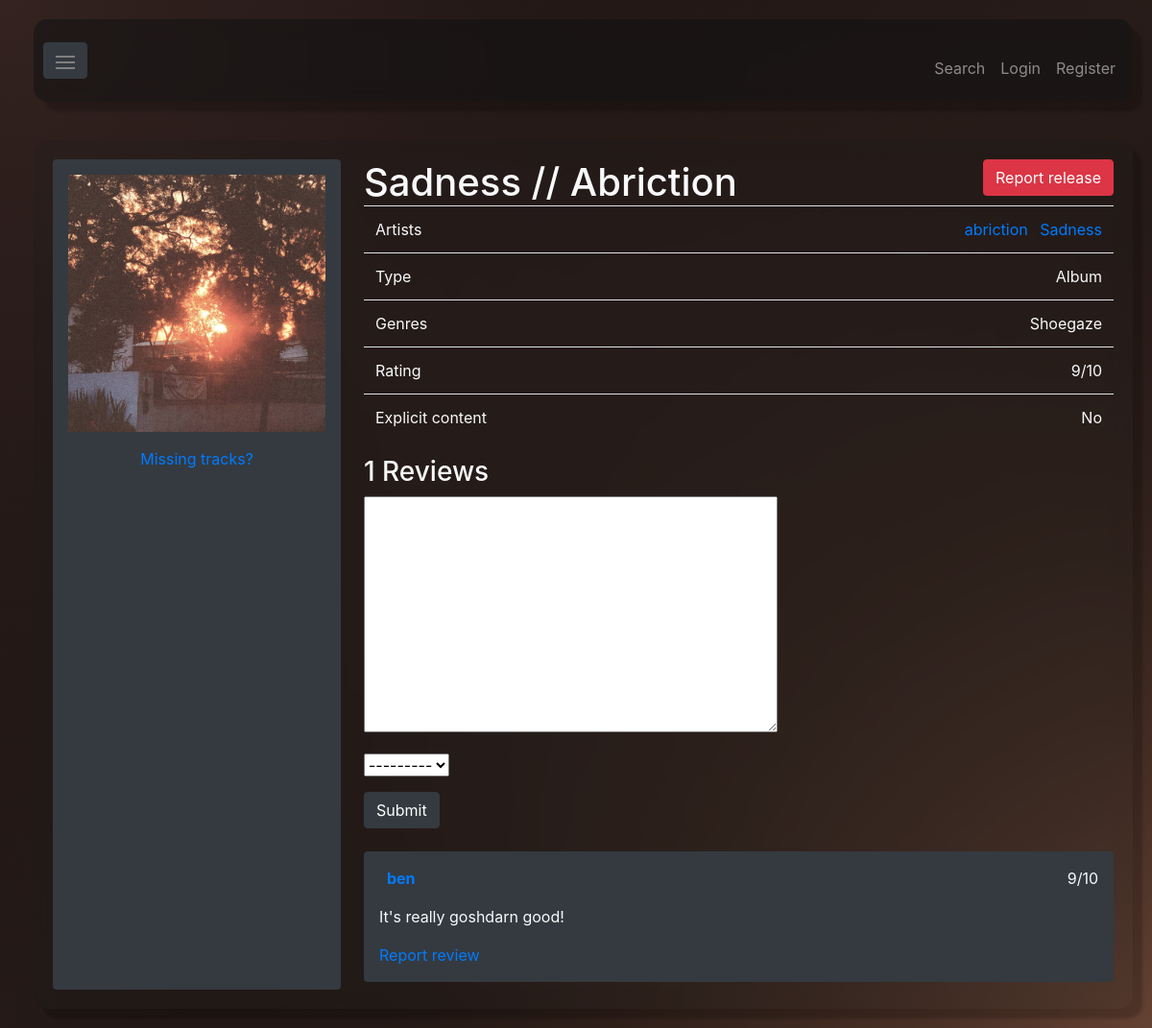
The app's page /release/21, older data.
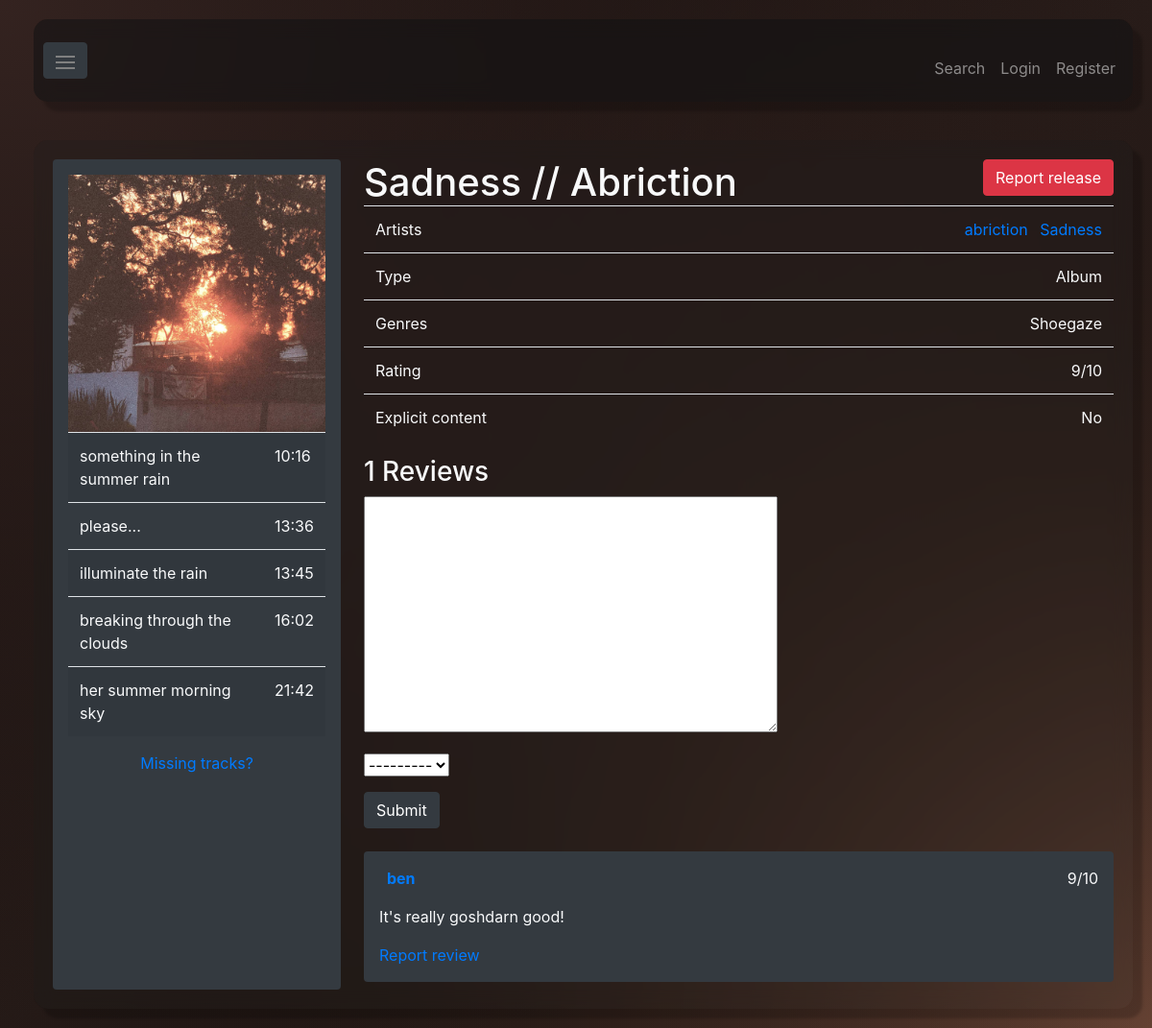
The same page, newer data.
### MusicReview/models.py (models this page shows, shortened)
class Song(models.Model):
    title = models.CharField(max_length = 100)
    length = models.IntegerField(null = True) # Song length in seconds
    is_explicit = models.BooleanField()
    artists = models.ManyToManyField(Artist)
    added_by = models.ForeignKey(User, on_delete=models.SET_NULL, null=True)

### MusicReview/views.py (the view, shortened to what this page needs)
# urls.py: path('release/<int:pk>', views.release, name='release'),
def release(request, pk):
    release = Release.objects.get(pk=pk)
    ctx = release_ctx(request, release)
    ctx['reviewForm'] = ReviewForm()
    return render(request, 'music/release.html', context = ctx)

### MusicReview/forms.py
class SearchForm(forms.Form):
    search = forms.CharField()

class ReviewForm(forms.ModelForm):
    class Meta:
        model = Review
        fields = ["content", "score"]
        widgets = {
            'score': forms.Select(),
        }

### MusicReview/models.py (called while the page is built)
    def score(self):
        reviews = self.reviews.all()
        if reviews.count() > 0:
            return mean([review.score for review in reviews])
        else:
            return None

    def str_score(self):
        score = self.score()
        if score is not None:
            return str(score) + '/10'
        else:
            return "No reviews"

### MusicReview/views.py (called while the page is built)
def get_ctx(request, release=None):
    ctx = { 'searchForm': SearchForm() }
    if release is not None:
        ctx['accentColors'] = [release.accent_color1, release.accent_color2, release.accent_color3, release.accent_color4]
    else:
        ctx['accentColors'] = default_colors()
    if request.user.is_authenticated:
        ctx['userName'] = request.user.username
    ctx['superuser'] = request.user.is_superuser
    return ctx

### MusicReview/templates/music/release.html (shortened to what this page needs)
{% extends 'master.html' %} {% block title %} Release - MusicReview {%endblock%}
{% block content %}
<div class="d-flex">
  <div
    class="d-flex flex-column flex-shrink-0 p-3 bg-dark rounded"
    style="width: 300px"
  >
    <img src="{{ release.cover_art.url}}" />
    <table class="table table-striped">
      {% for song in songLengths %}
      <tr>
        <td>{{song.0}}</td>
        <td>{{song.1}}</td>
      </tr>
      {% endfor %}
    </table>
    {% if trackForm is None %}
    <a class="text-center" href="{% url 'release_add_track' pk=release.pk %}"
      >Missing tracks?</a
    >
      {% endif %}
  </div>
  <div class="flex-grow-1 ml-4">
    <div>
      <h1 style="display: inline">{{release.title}}</h1>
      {% if reportReleaseForm is None %}
      <div class="float-right">
        <a
          href="{% url 'report_release' pk=release.pk %}"
          class="btn btn-danger"
          >Report release</a
        >
      </div>
      {% endif %}
    </div>
    <table class="table">
      <tr>
        <td>Artists</td>
        <td style="text-align: right">
          {% for artist in artists %} <a class="ml-2" href={%url 'artist' pk=artist.pk %}> {{artist.name}} </a> {% endfor %}
        </td>
      </tr>
      <tr>
        <td>Type</td>
        <td style="text-align: right">{{release.release_type}}</td>
      </tr>
      <tr>
        <td>Genres</td>
        <td style="text-align: right">{{genres}}</td>
      </tr>
      <tr>
        <td>Rating</td>
        <td style="text-align: right">{{release.str_score}}</td>
      </tr>
      <tr>
        <td>Explicit content</td>
        <td style="text-align: right">
          {% if release.is_explicit %} Yes {% else %} No {% endif %}
        </td>
      </tr>
    </table>
    {% if reviewForm is None %} {% else %}
    <h3>{{reviews|length}} Reviews</h3>
    <form action="{% url 'release' pk=release.pk %}" method="post" class="form">
      {% csrf_token %} {% for field in reviewForm %}
      <div class="form-group">{{field}}</div>
      {% endfor %}
      <input class="btn btn-dark mb-4" type="submit" value="Submit" />
    </form>
    {% endif %} {% for review in reviews %}
    <div class="p-3 bg-dark rounded mb-2">
      <div style="display: flex; justify-content: space-between">
        <b><a class="ml-2" href={%url 'user' pk=user.id %}> {{review.user.username}} </a></b>
        <p style="margin-left: auto">{{ review.score }}/10</p>
      </div>
      <p>{{review.content}}</p>
      {% if review.pk == reportReview.pk %}
      <form method="POST">
        {% csrf_token %} {% for field in reportReviewForm %}
        <p>{{ field }}</p>
        {%endfor %}
        <input
          class="btn btn-danger mb-4"
          type="submit"
          value="Submit report"
        />
      </form>
      {% else %}
      <a
        href="{% url 'report_review' review_pk=review.pk release_pk=release.pk %}"
        >Report review</a
      >
      {% endif %}
    </div>
    {% endfor %}
  </div>
</div>
{% endblock %}

Row changes from the older to the newer data that the page shows:
added Song: title "something in the summer rain"
added Song: title "please..."
added Song: title "illuminate the rain"
added Song: title "breaking through the clouds"
added Song: title "her summer morning sky"
Text that changed along with them:
new list line: "10:16"
new list line: "13:36"
new list line: "13:45"
new list line: "16:02"
new list line: "21:42"
